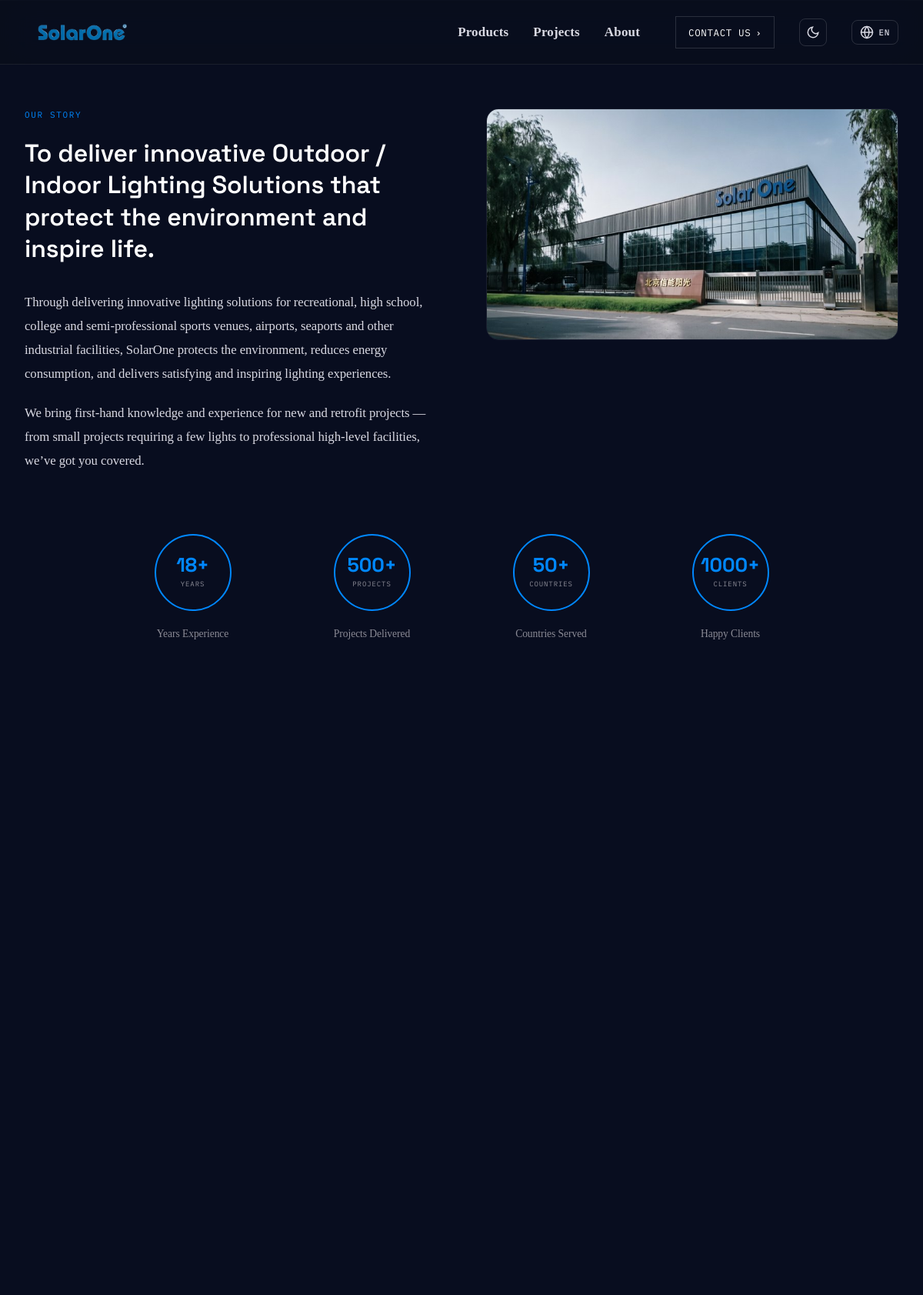
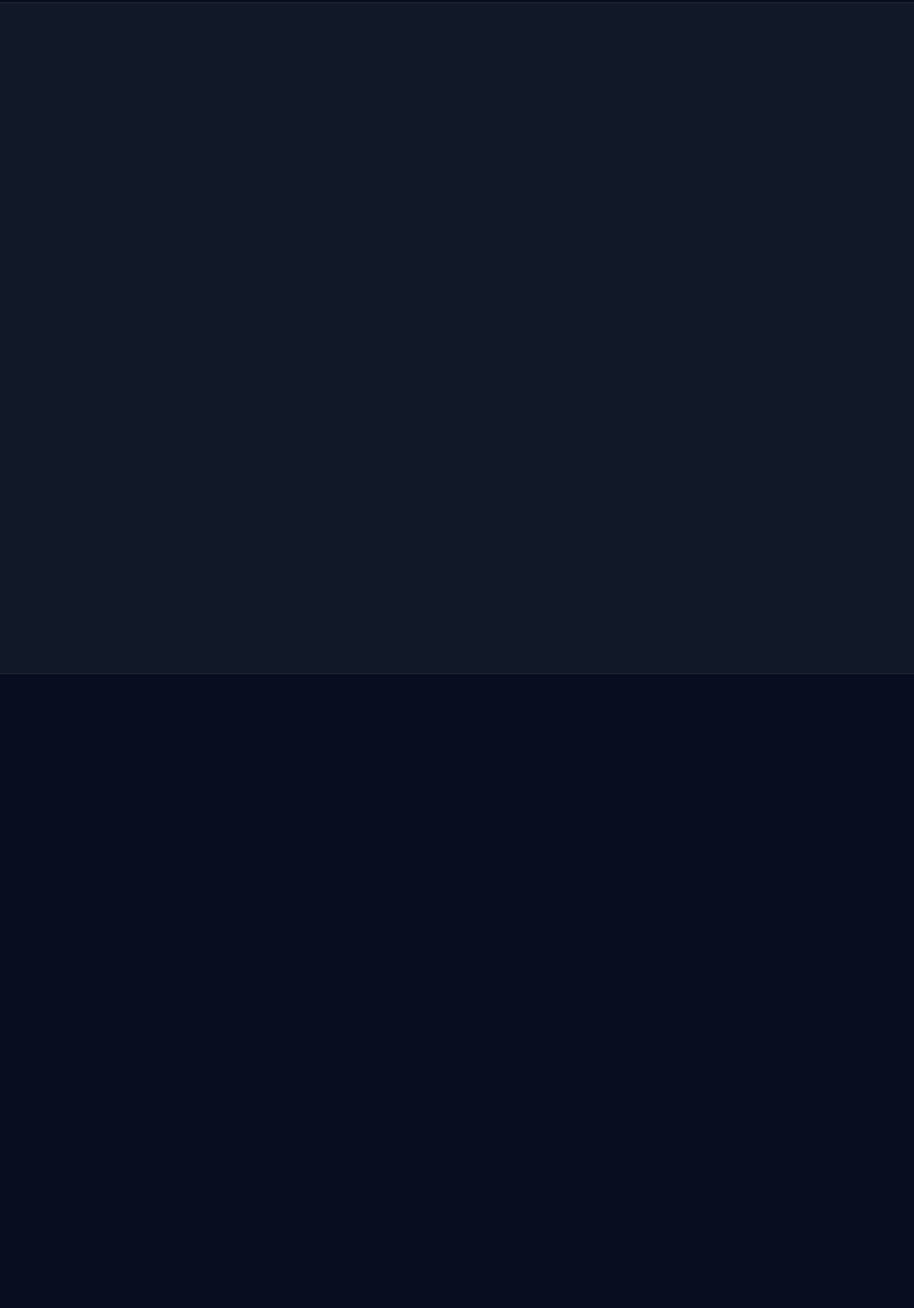
The page /about/ (upper part) on the database its author committed (2 pictures, top to bottom).
### pages/models.py (models this page shows, shortened)
class SiteConfig(models.Model):
    hero_title = models.CharField(max_length=500, default="Precision LED systems for every arena.")
    hero_subtitle = models.TextField(default="Professional sports lighting solutions trusted in over 50 countries. From community fields to broadcast-ready stadiums, engineered for performance, built to outlast.")
    hero_background = models.ImageField(upload_to='site/', blank=True, help_text="Hero background image")
    stat_projects = models.CharField(max_length=100, default="500+")
    stat_projects_label = models.CharField(max_length=100, default="Projects")
    stat_countries = models.CharField(max_length=100, default="50+")
    stat_countries_label = models.CharField(max_length=100, default="Countries")
    stat_energy = models.CharField(max_length=100, default="60%")
    stat_energy_label = models.CharField(max_length=100, default="Energy Save")
    stat_support = models.CharField(max_length=100, default="24/7")
    stat_support_label = models.CharField(max_length=100, default="Support")
    about_title = models.CharField(max_length=500, default="Trusted worldwide for a reason.")
    about_text_1 = models.TextField(default="Since 2007, SolarOne Vision has focused on the design and manufacture of high power LED Sports lighting systems, LED Roadway infrastructure lighting systems, and LED industrial lighting systems. We bring first-hand knowledge and experience for new and retrofit projects — from small projects requiring a few lights to professional high-level facilities, we've got you covered.")
    about_text_2 = models.TextField(default="SolarOne's mission is to deliver innovative outdoor and indoor lighting solutions for recreational, high school, college, and semi-professional sports venues, airports, seaports, and other industrial facilities. We protect the environment, reduce energy consumption, deliver satisfying and inspiring lighting experiences, and add value to people's vision of life.")
    about_stat_years = models.CharField(max_length=100, default="18+")
    about_stat_years_label = models.CharField(max_length=100, default="Years Experience")
    about_stat_projects = models.CharField(max_length=100, default="500+")
    about_stat_projects_label = models.CharField(max_length=100, default="Projects Delivered")
    about_stat_countries = models.CharField(max_length=100, default="50+")
    about_stat_countries_label = models.CharField(max_length=100, default="Countries Served")
    about_stat_clients = models.CharField(max_length=100, default="1000+")
    about_stat_clients_label = models.CharField(max_length=100, default="Happy Clients")
    products_title = models.CharField(max_length=500, default="Our Products")
    products_subtitle = models.TextField(default="From compact modular luminaires to stadium-grade high bay systems. Precision optics, modular architecture, and field-proven reliability across every product line.")
    projects_title = models.CharField(max_length=500, default="Featured Projects")
    projects_subtitle = models.TextField(default="Real installations across five continents. From Olympic training centers to community football pitches, our luminaires deliver reliable performance under the toughest conditions.")
    contact_title = models.CharField(max_length=500, default="Get in Touch")
    contact_subtitle = models.TextField(default="Have a project in mind? Send us the details and our engineering team will respond with a full photometric proposal within 48 hours.")
    contact_email = models.EmailField(default="sales@solarone.com")
    contact_phone_1 = models.CharField(max_length=200, default="+8613910887405")
    contact_phone_2 = models.CharField(max_length=200, default="+8613910887405")
    contact_whatsapp = models.CharField(max_length=200, default="+86 13910887405")
    contact_address = models.CharField(max_length=500, default="Beijing, China")
    social_facebook = models.URLField(blank=True, default="https://facebook.com")
    social_instagram = models.URLField(blank=True, default="https://instagram.com")
    social_youtube = models.URLField(blank=True, default="https://youtube.com")
    social_tiktok = models.URLField(blank=True, default="https://tiktok.com")
    social_linkedin = models.URLField(blank=True, default="")
    footer_description = models.TextField(default="Professional LED lighting systems for sports, industrial, and infrastructure applications. Engineered in Beijing since 2007, trusted in 50+ countries worldwide.")
    brand_name = models.CharField(max_length=200, default="SolarOne")
    logo = models.ImageField(upload_to='site/', blank=True, help_text="Brand logo")
    meta_title = models.CharField(max_length=200, default="SolarOne — Precision LED Lighting Systems")
    meta_description = models.TextField(default="Professional LED sports lighting, high bay, and modular luminaire solutions. Engineered in Beijing since 2007, trusted in 50+ countries worldwide.")
    og_image = models.ImageField(upload_to='site/', blank=True, help_text="Social sharing preview image")
    font_family_body = models.CharField(
        max_length=200,
        default="'Inter', 'Helvetica Neue', Arial, sans-serif",
        verbose_name="Body Font Family",
        help_text="CSS font-family value, e.g. 'Inter', sans-serif"
    )
    font_family_heading = models.CharField(
        max_length=200,
        default="'Inter', 'Helvetica Neue', Arial, sans-serif",
        verbose_name="Heading Font Family",
        help_text="CSS font-family value for headings"
    )
    font_size_base = models.CharField(
        max_length=10,
        default="16px",
        verbose_name="Base Font Size",
        help_text="Root font size, e.g. 16px, 18px"
    )
    font_size_nav = models.CharField(
        max_length=10,
        default="17px",
        verbose_name="Navigation Font Size",
        help_text="Nav link font size, e.g. 15px, 17px, 18px"
    )
    font_size_hero_title = models.CharField(
        max_length=10,
        default="3.5rem",
        verbose_name="Hero Title Font Size",
        help_text="Hero heading size, e.g. 3.5rem, 4rem"
    )
    font_size_hero_subtitle = models.CharField(
        max_length=10,
        default="1.15rem",
        verbose_name="Hero Subtitle Font Size",
        help_text="Hero subtitle size, e.g. 1.15rem, 1.25rem"
    )
    font_size_section_title = models.CharField(
        max_length=10,
        default="2.25rem",
        verbose_name="Section Title Font Size",
        help_text="Section headings size, e.g. 2.25rem, 2.5rem"
    )
    font_size_body = models.CharField(
        max_length=10,
        default="1.05rem",
        verbose_name="Body Text Font Size",
        help_text="Paragraph text size, e.g. 1.05rem, 1.1rem"
    )
    font_size_card_title = models.CharField(
        max_length=10,
        default="1.25rem",
        verbose_name="Card Title Font Size",
        help_text="Product/Project card title size"
    )
    font_size_card_desc = models.CharField(
        max_length=10,
        default="0.95rem",
        verbose_name="Card Description Font Size",
        help_text="Product/Project card description size"
    )
    accent_color = models.CharField(
        max_length=20,
        default="#0088FF",
        verbose_name="Accent Color",
        help_text="Primary accent color, e.g. #0088FF, #FF6B00"
    )
    class Meta:
        verbose_name = "Site Configuration"
        verbose_name_plural = "Site Configuration"

### pages/views.py (the view)
# urls.py: path('about/', views.about, name='about'),
def about(request):
    context = get_common_context()
    return render(request, 'about.html', context)

### pages/views.py (called while the page is built)
def get_common_context():
    site_config = SiteConfig.objects.first()
    if not site_config:
        site_config = SiteConfig.objects.create()
    if site_config.hero_background:
        site_config.hero_bg_url = static(site_config.hero_background.name)
    else:
        site_config.hero_bg_url = static('images/hero-main.fw.png')
    if site_config.logo:
        site_config.logo_url = static(site_config.logo.name)
    else:
        site_config.logo_url = static('images/logo.png')
    return {'config': site_config}

### templates/about.html (shortened to what this page needs)
{% extends "base.html" %}
{% load i18n %}
{% load static %}
{% block content %}
<section style="padding: 140px 0 100px; border-top: 1px solid var(--line);">
  <div class="container">
    <div style="display: grid; grid-template-columns: 1fr 1fr; gap: 64px; align-items: start;" class="about-story-grid">
      <div class="reveal">
        <span style="font-family: var(--ff-mono); font-size: 11px; letter-spacing: 0.15em; text-transform: uppercase; color: var(--accent); display: block; margin-bottom: 20px;">{% trans "Our Story" %}</span>
        <h2 style="font-family: var(--ff-display); font-size: clamp(1.4rem, 3vw, 2rem); font-weight: 600; color: var(--ink); line-height: 1.3; margin-bottom: 32px;">
          {% trans "To deliver innovative Outdoor / Indoor Lighting Solutions that protect the environment and inspire life." %}
        </h2>
        <p style="font-size: 1.05rem; line-height: 1.85; color: var(--ink-soft); margin-bottom: 20px;">
          {% trans "Through delivering innovative lighting solutions for recreational, high school, college and semi-professional sports venues, airports, seaports and other industrial facilities, SolarOne protects the environment, reduces energy consumption, and delivers satisfying and inspiring lighting experiences." %}
        </p>
        <p style="font-size: 1.05rem; line-height: 1.85; color: var(--ink-soft);">
          {% trans "We bring first-hand knowledge and experience for new and retrofit projects — from small projects requiring a few lights to professional high-level facilities, we’ve got you covered." %}
        </p>
      </div>
      <div class="about-story-image reveal" style="position: relative;">
        <div style="border-radius: 16px; overflow: hidden; border: 1px solid var(--line);">
          <img src="{% static 'images/about-main.jpg' %}" alt="{% trans 'About SolarOne' %}" style="width: 100%; height: auto; display: block;">
        </div>
      </div>
    </div>
    <div class="about-story-stats" style="display: grid; grid-template-columns: repeat(4, 1fr); gap: 32px; max-width: 900px; margin: 80px auto 0;">
      <div class="reveal" style="text-align: center;">
        <div style="width: 100px; height: 100px; margin: 0 auto 16px; border-radius: 50%; border: 2px solid var(--accent); display: flex; flex-direction: column; align-items: center; justify-content: center;">
          <span style="font-family: var(--ff-display); font-size: 1.6rem; font-weight: 700; color: var(--accent); line-height: 1;">{{ config.about_stat_years|safe }}</span>
          <span style="font-family: var(--ff-mono); font-size: 9px; letter-spacing: 0.1em; text-transform: uppercase; color: var(--ink-mute); margin-top: 4px;">{% trans "YEARS" %}</span>
        </div>
        <span style="font-size: 0.85rem; color: var(--ink-mute);">{% trans "Years Experience" %}</span>
      </div>
      <div class="reveal" style="text-align: center;">
        <div style="width: 100px; height: 100px; margin: 0 auto 16px; border-radius: 50%; border: 2px solid var(--accent); display: flex; flex-direction: column; align-items: center; justify-content: center;">
          <span style="font-family: var(--ff-display); font-size: 1.6rem; font-weight: 700; color: var(--accent); line-height: 1;">{{ config.about_stat_projects|safe }}</span>
          <span style="font-family: var(--ff-mono); font-size: 9px; letter-spacing: 0.1em; text-transform: uppercase; color: var(--ink-mute); margin-top: 4px;">{% trans "PROJECTS" %}</span>
        </div>
        <span style="font-size: 0.85rem; color: var(--ink-mute);">{% trans "Projects Delivered" %}</span>
      </div>
      <div class="reveal" style="text-align: center;">
        <div style="width: 100px; height: 100px; margin: 0 auto 16px; border-radius: 50%; border: 2px solid var(--accent); display: flex; flex-direction: column; align-items: center; justify-content: center;">
          <span style="font-family: var(--ff-display); font-size: 1.6rem; font-weight: 700; color: var(--accent); line-height: 1;">{{ config.about_stat_countries|safe }}</span>
          <span style="font-family: var(--ff-mono); font-size: 9px; letter-spacing: 0.1em; text-transform: uppercase; color: var(--ink-mute); margin-top: 4px;">{% trans "COUNTRIES" %}</span>
        </div>
        <span style="font-size: 0.85rem; color: var(--ink-mute);">{% trans "Countries Served" %}</span>
      </div>
      <div class="reveal" style="text-align: center;">
        <div style="width: 100px; height: 100px; margin: 0 auto 16px; border-radius: 50%; border: 2px solid var(--accent); display: flex; flex-direction: column; align-items: center; justify-content: center;">
          <span style="font-family: var(--ff-display); font-size: 1.6rem; font-weight: 700; color: var(--accent); line-height: 1;">{{ config.about_stat_clients|safe }}</span>
          <span style="font-family: var(--ff-mono); font-size: 9px; letter-spacing: 0.1em; text-transform: uppercase; color: var(--ink-mute); margin-top: 4px;">{% trans "CLIENTS" %}</span>
        </div>
        <span style="font-size: 0.85rem; color: var(--ink-mute);">{% trans "Happy Clients" %}</span>
      </div>
    </div>
  </div>
</section>
<section style="padding: 120px 0;">
  <div class="container">
    <div class="about-tech-pillars" style="display: grid; grid-template-columns: 1fr 1fr; gap: 32px; max-width: 1100px; margin: 0 auto;">
    </div>
  </div>
</section>
<section style="padding: 120px 0; background: var(--bg-soft); border-top: 1px solid var(--line); border-bottom: 1px solid var(--line);">
  <div class="container">
    <div class="about-optics-grid" style="display: grid; grid-template-columns: 1fr 1fr 1fr; gap: 32px; max-width: 1100px; margin: 0 auto;">
    </div>
  </div>
</section>
<section style="padding: 120px 0;">
  <div class="container">
    <div class="about-services-grid" style="display: grid; grid-template-columns: repeat(3, 1fr); gap: 24px; max-width: 1100px; margin: 0 auto;">
    </div>
  </div>
</section>
{% endblock %}

### templates/base.html (style rules this page uses)
:root { --bg: #080D1F; --bg-soft: #111827; --bg-raised: #1A2035; --ink: #FFFFFF; --ink-soft: #D9D9E3; --ink-mute: #8A8A95; --ink-subtle: #5A5A65; --accent: #0077ED; --accent-hover: #0090FF; --accent-soft: rgba(0, 119, 237, 0.10); --accent-glow: rgba(0, 119, 237, 0.22); --accent-deep: #005BB5; --success: #22C55E; --info: #38BDF8; --warning: #F59E0B; --line: rgba(255, 255, 255, 0.07); --line-strong: rgba(255, 255, 255, 0.14); --ff-display: 'Space Grotesk', system-ui, sans-serif; --ff-body: 'Inter', system-ui, sans-serif; --ff-mono: 'IBM Plex Mono', ui-monospace, monospace; --sp-1: 8px; --sp-2: 16px; --sp-3: 24px; --sp-4: 48px; --sp-5: 96px; --sp-6: 160px; }
body, .nav, .hero-bg::after { transition: background-color 0.4s ease, color 0.3s ease, border-color 0.3s ease; }
*, *::before, *::after { box-sizing: border-box; margin: 0; padding: 0; }
html { scroll-behavior: smooth; -webkit-font-smoothing: antialiased; -moz-osx-font-smoothing: grayscale; }
body { font-family: var(--ff-body); font-size: clamp(15px, 0.9375rem + 0.125vw, 18px); line-height: 1.6; color: var(--ink-soft); background: var(--bg); overflow-x: hidden; letter-spacing: -0.005em; }
img { max-width: 100%; display: block; }
.container { max-width: 1280px; margin: 0 auto; padding: 0 16px; }
@media (min-width: 768px) { .container { padding: 0 32px; } }
section { position: relative; padding: 80px 0; }
@media (min-width: 768px) { section { padding: 120px 0; } }
@media (min-width: 1024px) { section { padding: 140px 0; } }
.reveal { opacity: 0; transform: translateY(30px); transition: opacity 0.9s ease, transform 0.9s ease; }
.reveal.is-visible { opacity: 1; transform: translateY(0); }

### rows shown on the page
SiteConfig: about_stat_years "18+", about_stat_projects "500+", about_stat_countries "50+", about_stat_clients "1000+"

### other values the page prints
{{ LANGUAGE_CODE|upper }} "EN"
